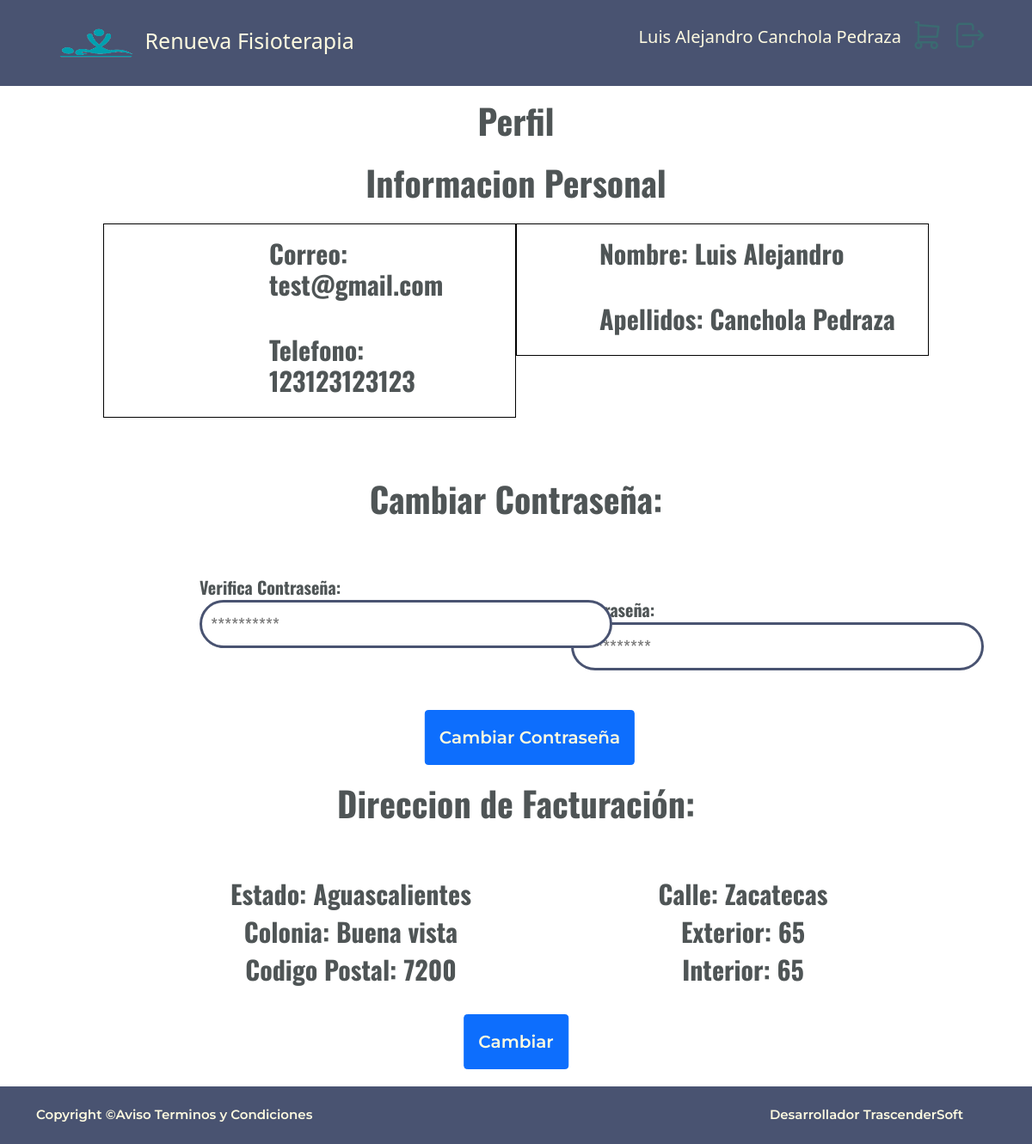
The page /views/citas/perfil.php (signed in) on the database its author committed.
### tables this page shows
create table usuarios(
    iduser int not null auto_increment,
    id_rol  INT not null,
    nombre varchar(50) not null,
    apellidos varchar(80) not null,
    correo varchar(50) not null UNIQUE ,
    passwd varchar(255) not null,
    telefono varchar(50) not null UNIQUE ,
    PRIMARY KEY (iduser),
    FOREIGN KEY (id_rol) REFERENCES rol(id_rol)
)DEFAULT;

CREATE table direccion(
	id_direccion int not null auto_increment,
    iduser int not null unique,
	calle varchar(60) not null,
	exterior varchar(5) not null,
    interior varchar(5),
	id_estado int not null,
	colonia varchar(30) not null,
	codigo_postal int(5) not null,
	primary key(id_direccion),
	FOREIGN KEY (id_estado) REFERENCES estados(id_estado),
    FOREIGN KEY (iduser) REFERENCES usuarios(iduser)
)DEFAULT;

create table estados(
	id_estado int not null auto_increment,
    estado varchar(30)not null,
    primary key (id_estado)
)DEFAULT;

### views/citas/perfil.php (the view, shortened to what this page needs)
<?php
include("../../Template/headperfil.php");
?>
<main class="contenedor centrar">
    <h2 class="animate__animated animate__fadeInUp">Perfil</h2>
    <h3 class="animate__animated animate__fadeInUp">Informacion Personal</h3>
    <div class="centrar animate__animated animate__zoomIn">
        <div class="columnas">
            <div class="col1t">
                <h4 class="">Nombre:<?php echo " " . $nombre ?></h4>
                <h4 class="">Apellidos:<?php echo " " . $Apellido ?></h4>
            </div>
            <div class="col2t">
                <h4 class="">Correo:<?php echo " " . $Email ?></h4>
                <h4 class="">Telefono:<?php echo " " . $telefono ?></h4>
            </div>
        </div>
        <h2 class="animate__animated animate__fadeInUp">Cambiar Contraseña:</h2><br>
        <form action="../../php/cambiarCon.php" method="POST">
            <div class="columnas">
                <div class="col1">
                    <label for="password">Contraseña:<br>
                        <input class="inp" type="password" name="password" placeholder="**********" required><br>
                    </label>
                </div>
                <div class="col2">
                    <label for="passwordver">Verifica Contraseña:<br>
                        <input class="inp" type="password" name="password" placeholder="**********" required><br>
                    </label>
                </div>
            </div>
            <div class="espacio position-relative m-12">
                <input type="submit" class="espacio position-absolute top-10 start-50 translate-middle espacio center-block btn btn-primary botonh" value="Cambiar Contraseña">
            </div>
        </form>
        <h2 class="animate__animated animate__fadeInUp">Direccion de Facturación:</h2><br>
        <?php
        $query = "SELECT * FROM direccion WHERE iduser=$id";
        $consulta = mysqli_query($connect, $query);
        $row = mysqli_fetch_array($consulta);
        $id_direccion = $row['id_direccion'];
        if ($id_direccion != NULL) {
            $query = "SELECT a.calle,a.exterior,a.interior,b.estado,a.colonia,a.codigo_postal FROM direccion a INNER JOIN estados b ON a.id_estado = b.id_estado WHERE (a.id_direccion=$id_direccion)";
            $consulta = mysqli_query($connect, $query);
            $row = mysqli_fetch_array($consulta);
            $calle = $row['calle'];
            $exterior = $row['exterior'];
            $interior = $row['interior'];
            $estado = $row['estado'];
            $colonia = $row['colonia'];
            $codigo = $row['codigo_postal'];
        ?>
            <div class="columnas">
                <div class="col1">
                    <h4 class="info">Calle:<?php echo " " . $calle ?></h4>
                    <h4 class="info">Exterior:<?php echo " " . $exterior ?></h4>
                    <h4 class="info">Interior:<?php echo " " . $interior ?></h4>
                </div>
                <div class="col2">
                    <h4 class="info">Estado:<?php echo " " . $estado ?></h4>
                    <h4 class="info">Colonia:<?php echo " " . $colonia ?></h4>
                    <h4 class="info">Codigo Postal:<?php echo " " . $codigo ?></h4>
                </div>
            </div>
            <div class="espacio position-relative m-12">
                <a href="../citas/cambiardir.php" class="espacio position-absolute top-10 start-50 translate-middle espacio center-block btn btn-primary botonh">Cambiar</a>
            </div>
        <?php } ?>
    </div>
</main>
<?php
include "../../Template/footer.php";
?>

### Template/headperfil.php (shortened to what this page needs)
<?php
require '../../php/conexion.php';
$comprobar = isset($_SESSION['user']);
if ($comprobar == "True") {
    $correo = strval($_SESSION['user']);
    $emailC = mysqli_query($connect, "SELECT * FROM usuarios WHERE correo = '$correo'");
    if (mysqli_num_rows($emailC) > 0) {
        while ($fila = mysqli_fetch_array($emailC)) {
            $nombres = $fila['nombre'] . " " . $fila['apellidos'];
            $nombre = $fila['nombre'];
            $Apellido = $fila['apellidos'];
            $Email = $fila['correo'];
            $telefono = $fila['telefono'];
            $id = $fila['iduser'];
            $Directorio = "../citas/perfil.php";
        }
    }
} else {
    $nombres = "INICIAR SESION";
    $Directorio = "../inicio/iniciar.php";
    echo '<script> alert("Debes de iniciar sesion primero."); window.location.href="../inicio/iniciar.php"; </script>';
}
?>
<!DOCTYPE html>
<html lang="es">
<head>
    <link href="https://cdn.jsdelivr.net/npm/bootstrap@5.1.3/dist/css/bootstrap.min.css" rel="stylesheet">
    <link rel="stylesheet" href="https://cdnjs.cloudflare.com/ajax/libs/animate.css/4.1.1/animate.min.css">
    <link rel="stylesheet" href="../../css/styles.css">
    <link rel="stylesheet" href="../../css/perfil.css">
</head>
<body>
    <header class="bg-header">
        <div class="container animate__animated animate__bounce" id="menu">
            <ul>
                <li>
                    <a class="animate__animated  animate__rubberBand navbar-brand logo"  href="../../index.php">
                    <img src="../../img/logo.png" alt="" width="100" height="60" class="d-inline-block">
                        Renueva Fisioterapia
                    </a>
                </li>
                <li class="item-r animate__animated  animate__rubberBand">
                    <a class="navbar-brand logo"  href="../../php/loguout.php">
                    </a>
                </li>
                <li class="item-r animate__animated  animate__rubberBand">
                    <a class="navbar-brand logo" href="../shop/carrito.php">
                    </a>
                </li >
                <li class="item-nr">
                    <a class="navbar-brand " href="<?php echo  $Directorio ?>">
                        <?php echo  $nombres ?>
                    </a>
                </li>
            </ul>
        </div>
    </header>

### Template/footer.php (shortened to what this page needs)
<footer>
        <div class="container">
            <div class="row">
                <div class="col-md-6 footd">
                    <p>Copyright ©Aviso Terminos y Condiciones</p>
                </div>
                <div class="col-md-6 foot">
                    <a href="https://trascendersoft1.000webhostapp.com/">
                        <p>Desarrollador TrascenderSoft</p>
                    </a>
                </div>
            </div>
        </div>
    </footer>
</body>
</html>

### css/styles.css (style rules this page uses)
:root { --letra-titulos:'Oswald', sans-serif; --letra-parrafos:'Montserrat', sans-serif; --color-header:#495371; --color-pheader:#FEFAE0; --color-titulos:#4F5556; --color-contacto:#3B6A71; }
main { overflow:hidden; width:100%; padding-bottom: 2rem; }
* { margin: 0; padding: 0; -webkit-box-sizing: border-box; -moz-box-sizing: border-box; box-sizing: border-box; }
h2 { text-align:center; font-family: var(--letra-titulos); font-weight:bold; font-size: 40px; color: var( --color-titulos); padding-top: 2rem; padding-bottom: 2rem; }
p { font-family: var(--letra-parrafos); font-weight:600; font-size: 20px; color: var( --color-titulos); text-align: justify; }
.bg-header { background-color: var(--color-header); }
.lista,a { text-decoration: none; text-indent: inherit; margin-right: 2rem; color:var(--color-pheader); font-weight:500; font-size: 17px; padding:6px; }
.botonh { font-family: var(--letra-parrafos); font-weight:600; font-size: 20px; color: var( --color-pheader); padding: 1rem!important; }
a>p,.footd>p { color:var(--color-pheader); font-weight:600; font-size: 15px!important; }
footer { background-color:var(--color-header); display:flex; padding-left: 1rem; padding-right: 1rem; padding-top: 1rem; align-items: center; }
.foot { display:flex; align-items: center; justify-content: flex-end; }
.footd { display: flex; align-items: center; justify-content: flex-start; }
#menu ul { list-style: none; margin: 0; padding: 0; }
#menu ul li { display: inline-block; }
#menu ul li a { display: block; padding: 20px 20px; text-decoration: none; }
.item-r { float: right; }
.item-nr { float: right; padding-top: 8px; }
.item-nr>a,.item-r>a { margin: 0!important; padding-right: 10px!important; padding-left: 0rem!important; text-decoration: none; }

### css/perfil.css (style rules this page uses)
.logo { margin-left: 0px!important; color:var(--color-pheader); text-decoration: none; font-weight:500; font-size: 25px; }
.inp { border-radius: 30px; border: 3px solid ; color:#495371; width: 50vh!important; padding-left: 20px; padding: 10px; }
input,select { padding-bottom: 10px; }
.espacio { padding-top: 20px; padding-bottom: 20px; }
form { padding-left:2rem; }
h3 { font-family: var(--letra-titulos); font-size: 40px; color: var( --color-titulos); text-align:center; font-weight:bold; padding-bottom: 1rem; }
main>h2 { padding-top:1rem!important; padding-bottom:1rem!important; }
.centrar { width:100%; text-align: center; }
h4 { font-family: var(--letra-titulos); font-size: 30px; color: var( --color-titulos); text-align:center; font-weight:bold; }
.columnas { display: inline-block; justify-content: center; width: 80vw; padding-bottom: 2rem; }
.col2 { display: block; float: right; Text-align: right; width: 50%; padding-left: 10%; }
.col1 { display: block; float: right; Text-align: left; width: 50%; padding-left: 5%; }
.col2t { display: block; float: right; Text-align: right; width: 50%; padding-left: 20%; border: 1px solid #000; }
.col1t { display: block; float: right; Text-align: left; width: 50%; padding-left: 10%; border: 1px solid #000; }
.col2t>h4, .col2t>h3 { Text-align: left!important; padding-top: 1rem; padding-bottom: 1rem; }
.col1t>h4,.col1t>h3 { Text-align: left!important; padding-top: 1rem; padding-bottom: 1rem; }
.col1>label { font-family: var(--letra-titulos); font-size: 20px; color: var( --color-titulos); text-align:left; font-weight:bold; padding-bottom: 20px; }
.col2>label { font-family: var(--letra-titulos); font-size: 20px; color: var( --color-titulos); text-align:left; font-weight:bold; padding-bottom: 20px; }
.col2>label>input,.col2>label>select { border-radius: 30px; border: 3px solid ; color:#495371; width: 60vh!important; padding-left: 20px; padding: 10px; }
.col1>label>input { border-radius: 30px; border: 3px solid ; color:#495371; width: 60vh!important; padding-left: 20px; padding: 10px; }

### rows shown on the page
usuarios: nombres "Luis Alejandro Canchola Pedraza", nombre "Luis Alejandro", apellidos "Canchola Pedraza", correo "test@gmail.com", telefono "123123123123"
direccion: calle "Zacatecas", exterior "65", interior "65", id_estado.estado "Aguascalientes", colonia "Buena vista", codigo_postal "7200"
